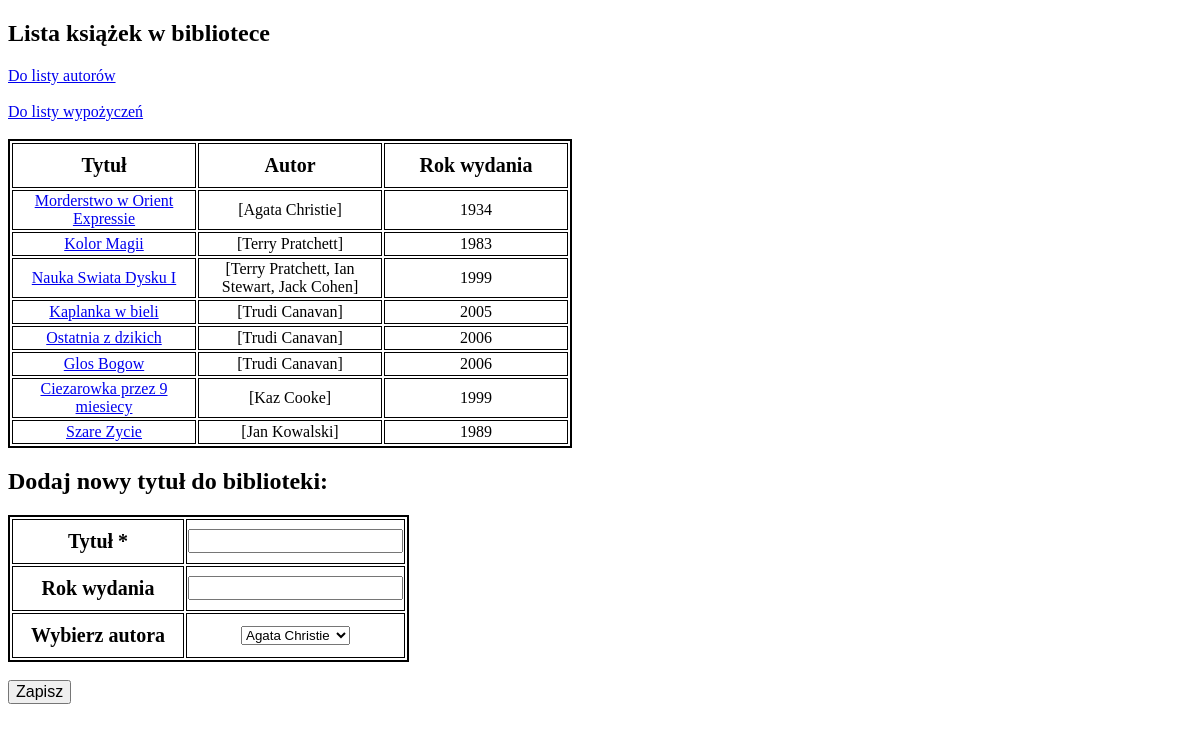
/sql/books/, run on an earlier commit of the app's database.
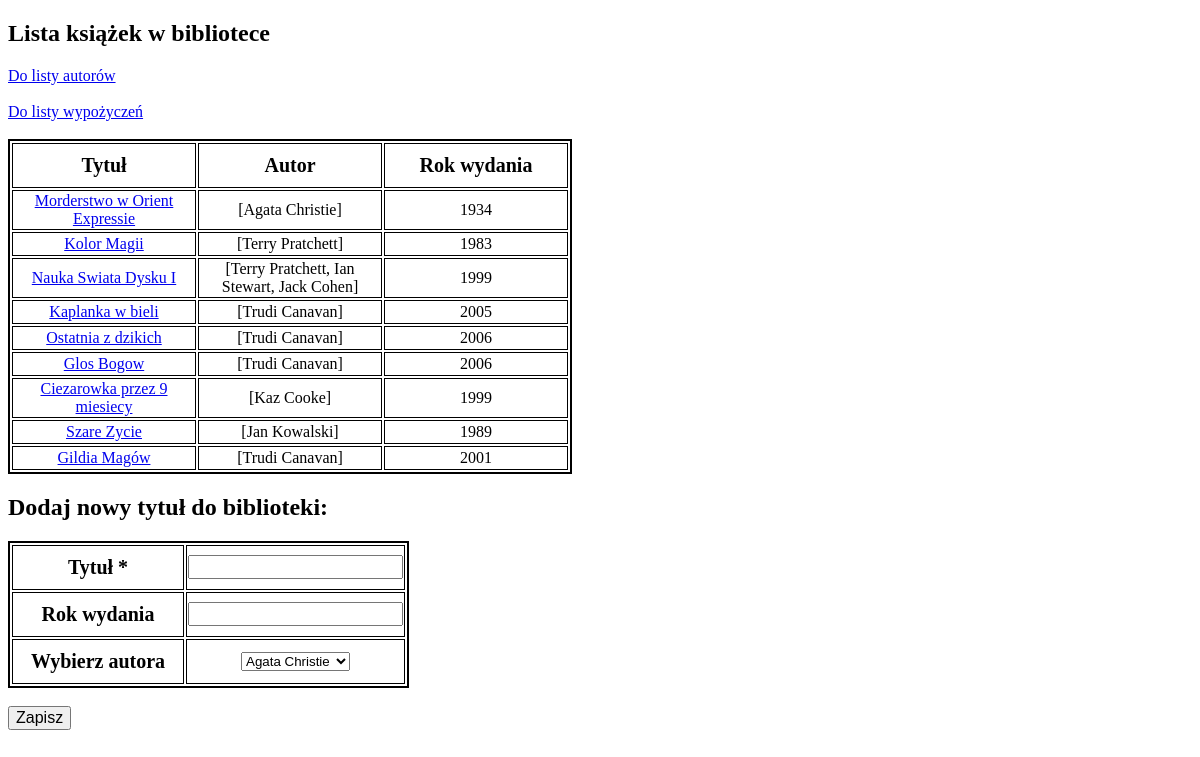
And on a later commit of the database.
### app/models.py (models this page shows, shortened)
class Book(db.Model):
    id = db.Column(db.Integer, primary_key=True)
    title = db.Column(db.String(100), index=True)
    year = db.Column(db.Numeric(4, 0))
    author = db.relationship('Author', secondary=book_author, backref=db.backref('books', lazy='dynamic'))  # noqa: E501
    borrowed = db.relationship('Borrowing', backref='book')

class Author(db.Model):
    id = db.Column(db.Integer, primary_key=True)
    name = db.Column(db.String(50), index=True)
    def __repr__(self):
        return f"{self.name}"

### app/routes.py (the view, shortened to what this page needs)
@app.route("/sql/books/", methods=["GET", "POST"])
def books_list_sql():
    form = BooksLibForm()
    books_all = Book.query.all()
    return render_template("books.html", books=books_all, form=form)

### app/forms.py
class BooksLibForm(FlaskForm):
    title = StringField('Tytuł', validators=[DataRequired()])
    year = IntegerField('Rok wydania')
    author = SelectField('Wybierz autora', choices=authors)

### app/templates/books.html (shortened to what this page needs)
<!DOCTYPE html>
<html lang="en">
<head>
    <link rel="stylesheet" href="{{ url_for('static', filename='style.css') }}">
</head>
<body>
<h2>Lista książek w bibliotece</h2>
<a href="/sql/authors/">Do listy autorów</a><br><br>
<a href="/sql/borrowing/">Do listy wypożyczeń</a><br><br>
<table>
    <thead>
    <th>Tytuł</th>
    <th>Autor</th>
    <th>Rok wydania</th>
    </thead>
{% for book in books %}
    <tr>
        <td><a href="/sql/books/{{ book.id }}">{{ book.title }}</a></td>
        <td>{{ book.author }}</td>
        <td>{{ book.year }}</td>
    </tr>
{% endfor %}
</table>
<div>
    <h2> Dodaj nowy tytuł do biblioteki: </h2>
    <form method="POST" action="/sql/books/">
        <table>
            {% for field in form if field.widget.input_type != 'hidden' %}
                <tr>
                    <th>{{ field.label }} {% if field.flags.required %}*{% endif %}</th>
                    <td>{{ field }}</td>
                </tr>
            {% endfor %}
        </table><br>
        <input type="submit" value="Zapisz">
    </form>
</div>
</body>
</html>

What changed in the data, as far as the page shows it:
added Book: title "Gildia Magów", author "[Trudi Canavan]", year "2001"
